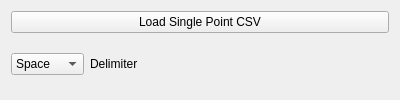
<?xml version="1.0" encoding="UTF-8"?>
<ui version="4.0">
 <class>CSVPointLoader_Widget</class>
 <widget class="QWidget" name="CSVPointLoader_Widget">
  <property name="geometry">
   <rect>
    <x>0</x>
    <y>0</y>
    <width>400</width>
    <height>100</height>
   </rect>
  </property>
  <property name="windowTitle">
   <string>Form</string>
  </property>
  <layout class="QVBoxLayout" name="verticalLayout">
   <item>
    <widget class="QPushButton" name="load_single_csv_button">
     <property name="text">
      <string>Load Single Point CSV</string>
     </property>
    </widget>
   </item>
   <item>
    <layout class="QHBoxLayout" name="horizontalLayout">
     <item>
      <widget class="QComboBox" name="delimiter_combo">
       <item>
        <property name="text">
         <string>Space</string>
        </property>
       </item>
       <item>
        <property name="text">
         <string>Comma</string>
        </property>
       </item>
      </widget>
     </item>
     <item>
      <widget class="QLabel" name="label_delimiter">
       <property name="text">
        <string>Delimiter</string>
       </property>
      </widget>
     </item>
     <item>
      <spacer name="horizontalSpacer">
       <property name="orientation">
        <enum>Qt::Orientation::Horizontal</enum>
       </property>
       <property name="sizeHint" stdset="0">
        <size>
         <width>40</width>
         <height>20</height>
        </size>
       </property>
      </spacer>
     </item>
    </layout>
   </item>
  </layout>
 </widget>
 <resources/>
 <connections/>
</ui> 
